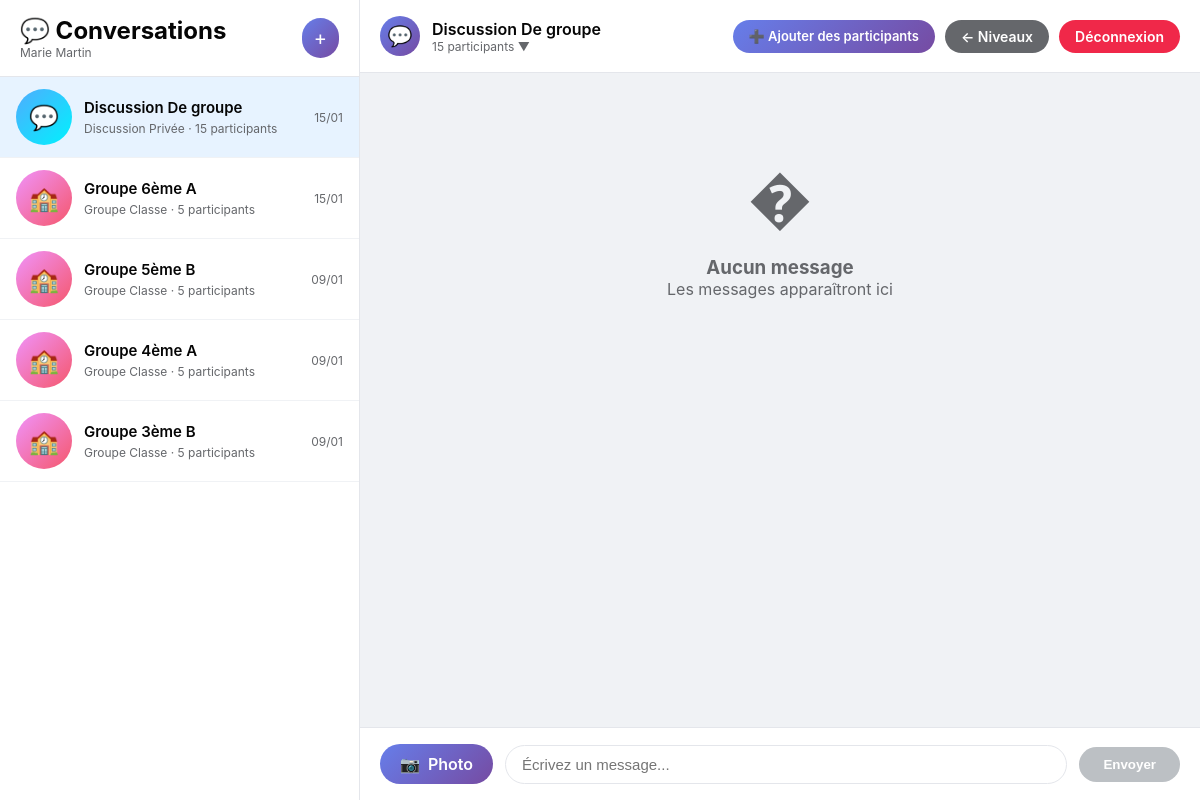
/niveaux/college/ (signed in), run on the app's committed database.
### accounts/models.py (models this page shows, shortened)
class CustomUser(AbstractUser):
    is_parent = models.BooleanField(default=False, verbose_name="Est parent")
    is_teacher = models.BooleanField(default=False, verbose_name="Est professeur")
    is_director = models.BooleanField(default=False, verbose_name="Est directeur")

### school_core/models.py (models this page shows, shortened)
class Conversation(models.Model):
    CONVERSATION_TYPES = [
        ('group', 'Groupe Classe'),
        ('private', 'Discussion Privée'),
    ]
    name = models.CharField(max_length=200, verbose_name="Nom de la conversation")
    conversation_type = models.CharField(
        max_length=10,
        choices=CONVERSATION_TYPES,
        default='private',
        verbose_name="Type"
    )
    classroom = models.ForeignKey(
        Classroom,
        on_delete=models.CASCADE,
        null=True,
        blank=True,
        related_name='conversations',
        verbose_name="Classe (pour groupes)"
    )
    participants = models.ManyToManyField(
        settings.AUTH_USER_MODEL,
        related_name='conversations',
        verbose_name="Participants"
    )
    created_by = models.ForeignKey(
        settings.AUTH_USER_MODEL,
        on_delete=models.SET_NULL,
        null=True,
        related_name='created_conversations',
        verbose_name="Créé par"
    )
    created_at = models.DateTimeField(auto_now_add=True, verbose_name="Date de création")
    last_message_at = models.DateTimeField(default=timezone.now, verbose_name="Dernier message")
    class Meta:
        verbose_name = "Conversation"
        verbose_name_plural = "Conversations"
        ordering = ['-last_message_at']

### interfaces/views_college.py (the view, shortened to what this page needs)
# urls.py: path('college/', views_college.college_dashboard, name='college_dashboard'),
@login_required
def college_dashboard(request):
    level = get_object_or_404(SchoolLevel, slug='college')
    if request.user.is_director:
        conversations = Conversation.objects.filter(
            Q(classroom__level=level) | Q(classroom__isnull=True, participants__children__classroom__level=level)
        ).distinct().order_by('-last_message_at')[:50]
    else:
        conversations = Conversation.objects.filter(
            Q(participants=request.user) | Q(created_by=request.user)
        ).filter(
            Q(classroom__level=level) | Q(classroom__isnull=True, participants__children__classroom__level=level)
        ).distinct().order_by('-last_message_at')[:50]
    conversation_id = request.GET.get('conv')
    if conversation_id:
        if request.user.is_director:
            selected_conversation = get_object_or_404(Conversation, id=conversation_id)
        else:
            selected_conversation = get_object_or_404(Conversation, id=conversation_id, participants=request.user)
    else:
        selected_conversation = conversations.first() if conversations.exists() else None
    posts = []
    if selected_conversation:
        posts = Post.objects.filter(
            conversation=selected_conversation,
            is_published=True
        ).select_related('author').order_by('-created_at')[:100]
    if request.user.is_director:
        classrooms = Classroom.objects.filter(level=level)
    elif request.user.is_teacher:
        classrooms = request.user.taught_classes.filter(level=level)
    elif request.user.is_parent:
        children = request.user.children.filter(classroom__level=level)
        classrooms = Classroom.objects.filter(level=level, students__in=children).distinct()
    else:
        classrooms = Classroom.objects.filter(level=level)
    context = {
        'level': level,
        'conversations': conversations,
        'selected_conversation': selected_conversation,
        'posts': posts,
        'can_post': True,
        'classrooms': classrooms,
        'can_create_conversation': request.user.is_teacher or request.user.is_director,
    }
    return render(request, 'college/messenger.html', context)

### interfaces/templates/college/messenger.html (shortened to what this page needs)
<!DOCTYPE html>
<html lang="fr">
<head>
</head>
<body>
    <div class="messenger-container">
        <div class="sidebar">
            <div class="sidebar-header">
                <div class="sidebar-header-left">
                    <h1>💬 Conversations</h1>
                    <p>{{ user.first_name }} {{ user.last_name }}</p>
                </div>
                {% if can_create_conversation %}
                <a href="/niveaux/college/create-conversation/" class="new-conversation-btn" style="text-decoration: none; display: inline-block;">+</a>
                {% endif %}
            </div>
            <div class="conversation-list">
                {% if conversations %}
                    {% for conversation in conversations %}
                    <a href="?conv={{ conversation.id }}" class="conversation-item {% if selected_conversation and selected_conversation.id == conversation.id %}active{% endif %}">
                        <div class="conversation-icon {{ conversation.conversation_type }}">
                            {% if conversation.conversation_type == 'group' %}🏫{% else %}💬{% endif %}
                        </div>
                        <div class="conversation-info">
                            <div class="conversation-name">{{ conversation.name }}</div>
                            <div class="conversation-type">
                                {% if conversation.conversation_type == 'group' %}Groupe Classe{% else %}Discussion Privée{% endif %}
                                · {{ conversation.participants.count }} participants
                            </div>
                        </div>
                        <div class="conversation-time">
                            {{ conversation.last_message_at|date:"d/m" }}
                        </div>
                    </a>
                    {% endfor %}
                {% endif %}
            </div>
        </div>
        <div class="chat-area">
            {% if selected_conversation %}
            <div class="chat-header">
                <div class="chat-header-info">
                    <div class="chat-header-icon">
                        {% if selected_conversation.conversation_type == 'group' %}🏫{% else %}💬{% endif %}
                    </div>
                    <div class="chat-header-text">
                        <h2>{{ selected_conversation.name }}</h2>
                        <p onclick="toggleParticipants()">{{ selected_conversation.participants.count }} participants ▼</p>
                    </div>
                </div>
                <div class="header-actions">
                    {% if can_create_conversation and selected_conversation.conversation_type == 'private' %}
                    <a href="/niveaux/college/conversation/{{ selected_conversation.id }}/add-participants/" class="add-participants-btn">
                        ➕ Ajouter des participants
                    </a>
                    {% endif %}
                    <a href="/niveaux/" class="back-btn">← Niveaux</a>
                    <a href="{% url 'logout' %}" class="logout-btn">Déconnexion</a>
                </div>
            </div>
            <div class="messages-container" id="messagesContainer">
                {% if posts %}
                    {% for post in posts reversed %}
                    <div class="photo-message">
                        <div class="photo-bubble">
                            <div class="photo-header">
                                <div class="photo-author-icon">
                                    {% if post.author.is_teacher %}👨‍🏫{% else %}👤{% endif %}
                                </div>
                                <span class="photo-author-name">
                                    {{ post.author.first_name }} {{ post.author.last_name }}
                                </span>
                                <span class="photo-time">{{ post.created_at|date:"d/m H:i" }}</span>
                            </div>
                            {% if post.image %}
                            <img src="{{ post.image.url }}" alt="{{ post.title }}" class="photo-image" onclick="openPhotoModal('{{ post.image.url }}')">
                            {% endif %}
                            {% if post.description %}
                            <div class="photo-description">{{ post.description }}</div>
                            {% endif %}
                        </div>
                    </div>
                    {% endfor %}
                {% else %}
                    <div class="empty-state">
                        <div class="empty-state-icon">�</div>
                        <h3>Aucun message</h3>
                        <p>Les messages apparaîtront ici</p>
                    </div>
                {% endif %}
            </div>
            {% if can_post %}
            <div class="input-area">
                <form method="POST" enctype="multipart/form-data" id="uploadForm">
                    <div class="input-container">
                        <label for="imageInput" class="photo-upload-label">
                            <span>📷</span>
                            <span>Photo</span>
                        </label>
                        <input type="text" name="description" placeholder="Écrivez un message..." class="description-input" id="descriptionInput">
                        <button type="submit" class="send-btn" id="sendBtn" disabled>Envoyer</button>
                    </div>
                </form>
            </div>
            {% endif %}
            {% else %}
                <div class="empty-state" style="flex: 1; display: flex; flex-direction: column; justify-content: center;">
                    <div class="empty-state-icon">💬</div>
                    <h3>Sélectionnez une conversation</h3>
                    <p>Choisissez une conversation dans la liste</p>
                </div>
            {% endif %}
        </div>
    </div>
</body>
</html>

### interfaces/templates/college/messenger.html (style rules this page uses)
* { margin: 0; padding: 0; box-sizing: border-box; }
body { font-family: -apple-system, BlinkMacSystemFont, 'Segoe UI', Roboto, Helvetica, Arial, sans-serif; background: #f0f2f5; height: 100vh; overflow: hidden; }
.messenger-container { display: flex; height: 100vh; }
.sidebar { width: 360px; background: white; border-right: 1px solid #e4e6eb; display: flex; flex-direction: column; }
.sidebar-header { padding: 16px 20px; border-bottom: 1px solid #e4e6eb; display: flex; justify-content: space-between; align-items: center; }
.sidebar-header-left h1 { font-size: 24px; font-weight: 700; color: #050505; }
.sidebar-header-left p { color: #65676b; font-size: 12px; }
.new-conversation-btn { background: linear-gradient(135deg, #667eea 0%, #764ba2 100%); color: white; border: none; padding: 8px 12px; border-radius: 20px; cursor: pointer; font-size: 20px; transition: transform 0.2s; }
.conversation-list { flex: 1; overflow-y: auto; }
.conversation-item { display: flex; align-items: center; padding: 12px 16px; cursor: pointer; transition: background 0.2s; text-decoration: none; color: inherit; border-bottom: 1px solid #f0f2f5; }
.conversation-item.active { background: #e7f3ff; }
.conversation-icon { width: 56px; height: 56px; border-radius: 50%; background: linear-gradient(135deg, #667eea 0%, #764ba2 100%); display: flex; align-items: center; justify-content: center; font-size: 24px; margin-right: 12px; flex-shrink: 0; }
.conversation-icon.group { background: linear-gradient(135deg, #f093fb 0%, #f5576c 100%); }
.conversation-icon.private { background: linear-gradient(135deg, #4facfe 0%, #00f2fe 100%); }
.conversation-info { flex: 1; min-width: 0; }
.conversation-name { font-weight: 600; font-size: 15px; color: #050505; margin-bottom: 4px; }
.conversation-type { font-size: 12px; color: #65676b; }
.conversation-time { font-size: 12px; color: #65676b; }
.chat-area { flex: 1; display: flex; flex-direction: column; background: white; }
.chat-header { padding: 16px 20px; border-bottom: 1px solid #e4e6eb; display: flex; align-items: center; justify-content: space-between; }
.chat-header-info { display: flex; align-items: center; }
.chat-header-icon { width: 40px; height: 40px; border-radius: 50%; background: linear-gradient(135deg, #667eea 0%, #764ba2 100%); display: flex; align-items: center; justify-content: center; font-size: 20px; margin-right: 12px; }
.chat-header-text h2 { font-size: 16px; font-weight: 600; color: #050505; }
.chat-header-text p { font-size: 12px; color: #65676b; cursor: pointer; transition: color 0.2s; }
.header-actions { display: flex; gap: 10px; }
.logout-btn, .back-btn { padding: 8px 16px; background: #f02849; color: white; border: none; border-radius: 20px; cursor: pointer; font-size: 14px; font-weight: 600; transition: background 0.2s; text-decoration: none; display: inline-block; }
.back-btn { background: #65676b; }
.add-participants-btn { background: linear-gradient(135deg, #667eea 0%, #764ba2 100%); color: white; padding: 8px 16px; border-radius: 20px; text-decoration: none; font-size: 13px; font-weight: 600; transition: all 0.3s; display: inline-flex; align-items: center; gap: 6px; }
.messages-container { flex: 1; overflow-y: auto; padding: 20px; background: #f0f2f5; }
.empty-state { text-align: center; padding: 60px 20px; color: #65676b; }
.empty-state-icon { font-size: 64px; margin-bottom: 16px; }
.input-area { padding: 16px 20px; background: white; border-top: 1px solid #e4e6eb; }
.input-container { display: flex; align-items: center; gap: 12px; }
.photo-upload-label { cursor: pointer; padding: 10px 20px; background: linear-gradient(135deg, #667eea 0%, #764ba2 100%); color: white; border-radius: 24px; font-weight: 600; display: flex; align-items: center; gap: 8px; transition: transform 0.2s; }
.description-input { flex: 1; padding: 10px 16px; border: 1px solid #e4e6eb; border-radius: 24px; font-size: 15px; outline: none; transition: border 0.2s; }
.send-btn { padding: 10px 24px; background: #0084ff; color: white; border: none; border-radius: 24px; cursor: pointer; font-weight: 600; transition: background 0.2s; }
.send-btn:disabled { background: #bcc0c4; cursor: not-allowed; }

### data on the page
CustomUser: first_name "Marie", last_name "Martin"
Conversation: name "Discussion De groupe", conversation_type "Discussion Privée", participants.count "15", last_message_at "15/01"
Conversation: name "Groupe 6ème A", conversation_type "Groupe Classe", participants.count "5", last_message_at "15/01"
Conversation: name "Groupe 5ème B", conversation_type "Groupe Classe", participants.count "5", last_message_at "09/01"
Conversation: name "Groupe 4ème A", conversation_type "Groupe Classe", participants.count "5", last_message_at "09/01"
Conversation: name "Groupe 3ème B", conversation_type "Groupe Classe", participants.count "5", last_message_at "09/01"
